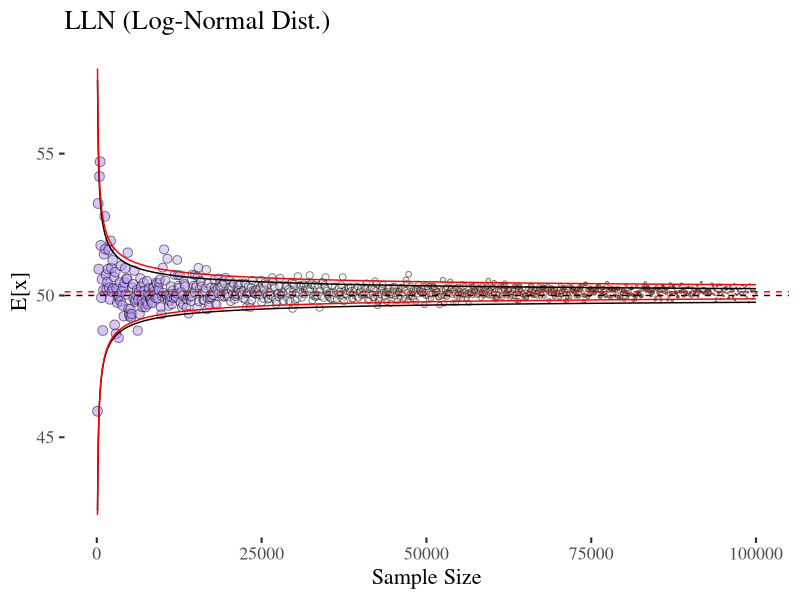
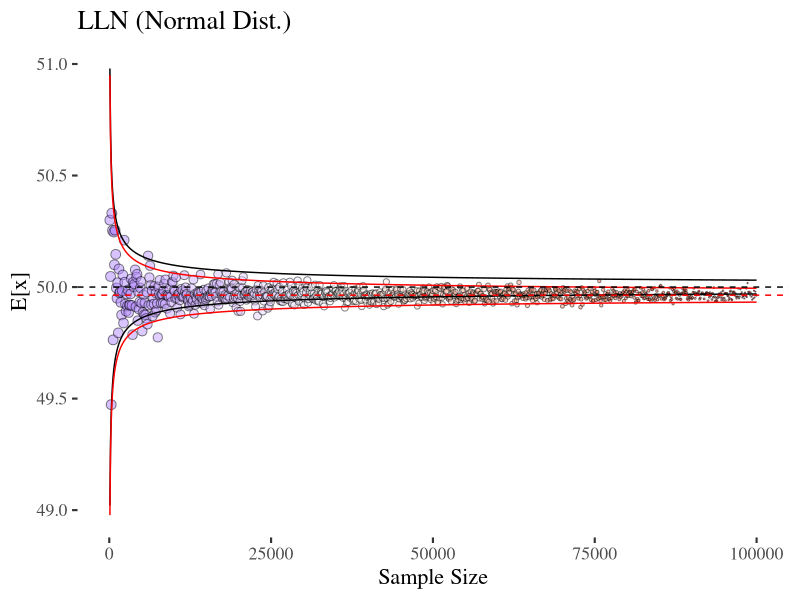

Write R code to recreate these figures, in order.
library(scales)
library(ggplot2)
library(ggthemes)

# LAW OF LARGE NUMBERS
# SAMPLING FROM SAMPLES

# Analytical Standard Error Calculation
sea <- function(sd_of_pop, sample_size) sd_of_pop/sqrt(sample_size)


nmin  <- 100; nmax <- 1e5; step <- 100
nn <- seq(nmin, nmax, step)

mulog <- 3.667024; sdlog <- 0.7
mu <- exp(mulog + (sdlog^2)/2) # Analytical solution - expected value
# analytical solution - stadard deviation
sdev <- sqrt(exp(sdlog^2 - 1) * exp(2 * mulog + sdlog^2))
set.seed(3)
x <- rlnorm(nmax, mulog, sdlog)
dfm <- as.data.frame(t(sapply(nn, function(n) {
  samp <- sample(x, n, replace = T)
  c(n = n, mean = mean(samp), std = sd(samp))
})))

dfm$SEA <- sea(sdev, dfm$n) # Analytical Solution
dfm$SEA.min <- mu - qnorm(0.975) * dfm$SEA
dfm$SEA.max <- mu + qnorm(0.975) * dfm$SEA

dfm$SEA2 <- sea(sd(x), dfm$n) # Analytical Solution
dfm$SEA2.min <- mean(x) - qnorm(0.975) * dfm$SEA2
dfm$SEA2.max <- mean(x) + qnorm(0.975) * dfm$SEA2


dfm$psize <- rescale(dfm$n, to = c(3, 0.1))
ggplot(dfm, aes(x = n)) +
  geom_point(aes(y = mean, fill = psize), shape = 21, alpha = 0.5, size = dfm$psize) +
  geom_line(aes(y = SEA.min)) + geom_line(aes(y = SEA.max)) +
  geom_line(aes(y = SEA2.min), col = "red") + geom_line(aes(y = SEA2.max), col = "red") +
  geom_hline(yintercept = mu, linetype = "dashed") +
  geom_hline(yintercept = mean(x), linetype = "dashed", color = "red") +
  scale_fill_gradient2(low = "red", mid = "white", high = "blue", midpoint = 2) +
  labs(title = "LLN (Log-Normal Dist.)", x = "Sample Size", y = "E[x]") +
  theme_tufte(base_size = 16) + theme(legend.position = "none")



mu <- 50; sdev <- 5
set.seed(5)
x <- rnorm(nmax, mu, sdev)
dfm <- as.data.frame(t(sapply(nn, function(n) {
  samp <- sample(x, n, replace = T)
  c(n = n, mean = mean(samp), std = sd(samp))
})))

dfm$SEA <- sea(sdev, dfm$n) # Analytical Solution
dfm$SEA.min <- mu - qnorm(0.975) * dfm$SEA
dfm$SEA.max <- mu + qnorm(0.975) * dfm$SEA

dfm$SEA2 <- sea(sd(x), dfm$n) # Analytical Solution from main sample
dfm$SEA2.min <- mean(x) - qnorm(0.975) * dfm$SEA2
dfm$SEA2.max <- mean(x) + qnorm(0.975) * dfm$SEA2


dfm$psize <- rescale(dfm$n, to = c(3, 0.1))
ggplot(dfm, aes(x = n)) +
  geom_point(aes(y = mean, fill = psize), shape = 21, alpha = 0.5, size = dfm$psize) +
  geom_line(aes(y = SEA.min)) + geom_line(aes(y = SEA.max)) +
  geom_line(aes(y = SEA2.min), col = "red") + geom_line(aes(y = SEA2.max), col = "red") +
  geom_hline(yintercept = mu, linetype = "dashed") +
  geom_hline(yintercept = mean(x), linetype = "dashed", color = "red") +
  scale_fill_gradient2(low = "red", mid = "white", high = "blue", midpoint = 2) +
  labs(title = "LLN (Normal Dist.)", x = "Sample Size", y = "E[x]") +
  theme_tufte(base_size = 16) + theme(legend.position = "none")
